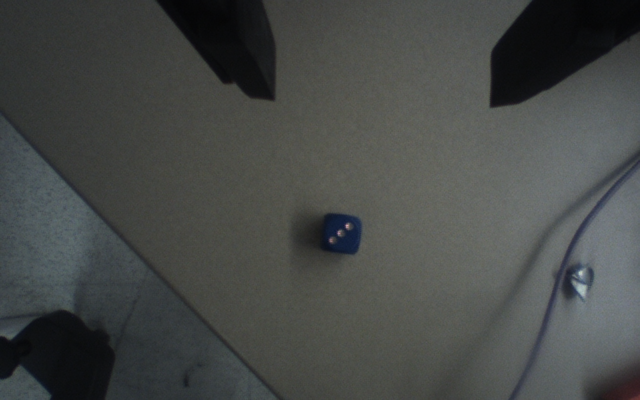
#> input picture test_cv/lib_image_seg/imgmid3.png, 640 x 400 px, found by its file name
$ python test3_find_object_in_middle.py   (Python 2 division)   (older library calls are emulated)
#> lines starting #> are read from the running program, lines starting #| are printed output that depends on the picture; after the words box and inside, x2 and y2 are one past the last pixel; in counts of white or black regions, pixels touching at a corner belong together
### test_cv/lib_image_seg/ourlib_cv2.py
#!/usr/bin/env python2
# -*- coding: utf-8 -*-

from PIL import Image
import cv2
import numpy as np
from lib_main import *
from random import random
import numpy
from matplotlib import pyplot as plt


# def labeled_img = color_seg(img0):
# def res_ellipse, res_rects = find_squares(labeled_img):
def calc_distance(x1,y1,x2,y2):
    return sqrt( (x1-x2)**2+(y1-y2)**2)


def extract_rect(rect):
    center_x=np.mean(rect[:,0])
    center_y=np.mean(rect[:,1])

    radius_x=calc_distance(rect[0,0],rect[0,1],rect[1,0],rect[1,1])
    radius_y=calc_distance(rect[1,0],rect[1,1],rect[2,0],rect[2,1])

    angle=np.arctan2(rect[1,1]-rect[0,1],rect[1,0]-rect[0,0] )
    return (center_x, center_y, radius_x, radius_y, angle)

# [149 lines left out: functions extract_ellipse, rander_color, pil2cv, cv2pil, get_labeled_image, equalize_image and 2 more, not called in this run]


# Input a mask, output the rectangular containing the mask.
# This also checks the property of the rectangular, to see if it's a real rect.
def find_square(mask_object,
        MIN_AREA=80,
        ERROR_HOW_SQUARE=0.3, # len/width
        ERROR_TOTAL_AREA=0.5, # total_area/(len*width)
        ERROR_TOTAL_AREA2=0.8, # total_area/(the logical "and" area of square and segmentation result)
    ):  #!!!!!!!!!!!!!!!!!
    # output
    flag_find=False
    ellipse=None
    rect=None

    # start
    mask_object=mask_object.astype(np.uint8)*255
    kernel = np.ones((5,5),np.uint8)
    mask_object = cv2.erode(mask_object, kernel, iterations = 1)
    mask_object = cv2.dilate(mask_object, kernel, iterations = 1)

    rows, cols=mask_object.shape[0:2]
    yx = numpy.dstack(numpy.nonzero(mask_object)).astype(numpy.int64)
    xy = numpy.roll(numpy.swapaxes(yx, 0, 1), 1, 2)

    cnt=0
    while cnt<1: # just for easier break
        cnt=cnt+1

        if len(xy) < MIN_AREA:  # Too small.
            break

        # get rectangular area
        USE_METHOD_1=False
        if USE_METHOD_1:
            # get ellipse
            ellipse = cv2.fitEllipse(xy) # ((42.13095474243164, 124.8644027709961), (16.14134407043457, 36.2296142578125), 18.161659240722656)
            center, axes, angle = ellipse
            # axes: the axes whole length, not half
            # center (x to right, y to down)
            rect_area = radius_x * radius_y
            rect = numpy.round(numpy.float64(
                        cv2.boxPoints(ellipse)
                    )).astype(numpy.int64)
        else:
            # method2: https://docs.opencv.org/3.1.0/dd/d49/tutorial_py_contour_features.html

            im2, contours, hierarchy = cv2.findContours(mask_object, 1, 2)
            rect = cv2.minAreaRect(contours[0])
            rect = cv2.boxPoints(rect)
            rect = np.int0(rect)

            (center_x, center_y, radius_x, radius_y, angle)=extract_rect(rect)
            rect_area = radius_x * radius_y

            # rect= [[ 29 140]
            # [ 40 105]
            # [ 55 110]
            # [ 44 145]]
            # print "rect=",rect
            # print "ellipse=",ellipse

        # C0: length == width
        if 1:
            if abs(radius_x / radius_y -1 )>=ERROR_HOW_SQUARE:
                break

        # C1: simple check total area
        if 1:
            if abs(rect_area / float(len(xy))-1) >= ERROR_TOTAL_AREA:
                break

        # C2: get the square and then check the area again
        if 1:
            mask_square=np.zeros((rows, cols), np.uint8)
            cv2.fillPoly(mask_square, [rect], 255)
            mask_square = mask_square==255
            # print mask_square

            tmp = np.logical_and(mask_object, mask_square )
            same_area = sum(sum( tmp ))
            tmp = np.logical_xor(mask_object, mask_square )
            not_same_area=sum(sum( tmp ))
            score_of_square = (same_area-not_same_area)/rect_area
            # print "score_of_square",score_of_square

            if abs(score_of_square - 1) >= ERROR_TOTAL_AREA2:
                break
        flag_find=True

    if flag_find==True:
        return rect
    else:
        return None


# This calls: equalize_image, color_seg, find_squares, to find all the squares(objects)
# [72 lines left out: functions find_all_objects, find_all_objects_then_draw, not called in this run]

# This function inputs the rectangular that object might be in,
#   and then use "grabcut" algorithm to find the extact mask of the object
def refine_image_mask(img0, rect, disextend=20):

    img=img0.copy()

    bgdModel = np.zeros((1,65),np.float64)
    fgdModel = np.zeros((1,65),np.float64)

    # print rect
    # rect=np.array(rect)
    minx=min(rect[:,0])
    maxx=max(rect[:,0])
    maxwidthx=maxx-minx

    miny=min(rect[:,1])
    maxy=max(rect[:,1])
    maxheighty=maxy-miny

    rectxywidth = (minx,miny,maxwidthx,maxheighty)
    # print "rectxywidth",rectxywidth

    mask = np.zeros(img.shape[:2],np.uint8)
    mask[miny-disextend:maxy+disextend,minx-disextend:maxx+disextend]=1
    img[mask==0,:]=[0,0,0]
    # plt.imshow(img),plt.colorbar(),plt.show()

    cv2.grabCut(img,mask,rectxywidth,bgdModel,fgdModel,10,cv2.GC_INIT_WITH_RECT)
    # cv2.grabCut(img,mask,None,bgdModel,fgdModel,5,cv2.GC_INIT_WITH_MASK)

    mask2 = np.where((mask==2)|(mask==0),0,1).astype('uint8')
    mask_3dim=mask2[:,:,np.newaxis]
    img_res = img*mask_3dim

    return mask_3dim[:,:,0], img_res


# This function uses the middle of the image as the rectangular (assume object in the middle),
#   and then calles function "refine_image_mask()" to obtain the object pos
def find_object_in_middle(img0, ratio_RADIUS_TO_CHECK=3, disextend=50):
    img=img0.copy()
    for i in range(2):
        if i==1:
            # print "trying HSV"
            img=cv2.cvtColor(img, cv2.COLOR_RGB2HSV)

        # --------------
        rows,cols=img.shape[:2]
        RADIUS_TO_CHECK=(rows/ratio_RADIUS_TO_CHECK)/2
        xmid=cols/2
        ymid=rows/2
        rect=[
            [xmid-RADIUS_TO_CHECK,ymid-RADIUS_TO_CHECK],
            [xmid+RADIUS_TO_CHECK,ymid-RADIUS_TO_CHECK],
            [xmid+RADIUS_TO_CHECK,ymid+RADIUS_TO_CHECK],
            [xmid-RADIUS_TO_CHECK,ymid+RADIUS_TO_CHECK],
        ]
        rect=np.array(rect)
        image_for_display_object=cv2.drawContours(img.copy(), [rect], 0, [0,1,0], 2)

        # plt.imshow(image_for_display_object),plt.colorbar(),plt.show()
        # print "the rect before grabcut, ", rect

        mask,img_res = refine_image_mask(img, rect, disextend=100)

        # print "the image after grabcut, "
        # plt.imshow(img_res),plt.colorbar(),plt.show()

        res_rect = find_square(mask)
        # print "the rect after grabcut and find_square, ", res_rect
        if res_rect is not None:
            break

    # If display or not
    if 0 and res_rect is not None:
        (center_x, center_y, radius_x, radius_y, angle)  = extract_rect(res_rect)
        image_for_display_object=cv2.drawContours(img, [res_rect], 0, [0,0,1], 2)
        plt.imshow(image_for_display_object),plt.colorbar(),plt.show()
    return mask, res_rect

# get the median color
# [24 lines left out: function get_color_median, not called in this run]

def crop_image(img0, rect):
    img=img0.copy()
    minx=max(0,min(rect[:,0]))
    maxx=min(img.shape[1]-1,max(rect[:,0]))
    miny=max(0,min(rect[:,1]))
    maxy=min(img.shape[0]-1,max(rect[:,1]))
    return img[miny:maxy, minx:maxx]

# [34 lines left out: functions create_blob_detector, detect_dots, not called in this run]

### test_cv/lib_image_seg/test3_find_object_in_middle.py

import numpy as np
import numpy
import sys
import cv2
import numpy
from scipy.ndimage import label
from matplotlib import pyplot as plt
from ourlib_cv2 import find_object_in_middle

import os, sys
CURRENT_PATH=os.path.join( os.path.dirname(__file__) )+"/"
if CURRENT_PATH[0]=="/":
    CURRENT_PATH="."+CURRENT_PATH
# sys.path.append(PACKAGE_PATH)
from ourlib_cv2 import *

if __name__=="__main__":

    filename = CURRENT_PATH+"/imgmid3.png"
    print filename
    img = cv2.imread(filename)
#> img is the input picture: shape (400, 640, 3); mean B, G, R 71.7, 73.5, 70.7
    # img= equalize_image(img)
    # plt.imshow(img),plt.colorbar(),plt.show()

    # detect object
    mask, rect = find_object_in_middle(img, ratio_RADIUS_TO_CHECK=3, disextend=50)
#> the loop in find_object_in_middle, `for i in range(2):` made 1 pass
#> res_rect on pass 1: [[358, 254], [317, 250], [321, 211], [362, 215]]
#> pass 1, in refine_image_mask, `img_res = img*mask_3dim`:
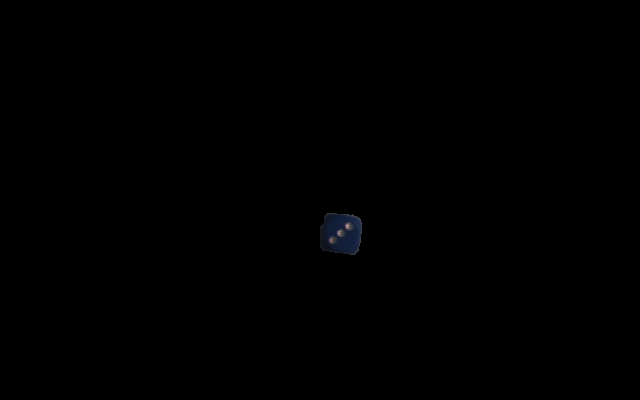
#> img_res: shape (400, 640, 3); mean B, G, R 0.3, 0.2, 0.2
#> pass 1, in find_object_in_middle, `mask,img_res = refine_image_mask(img, rect, disextend=100)`:
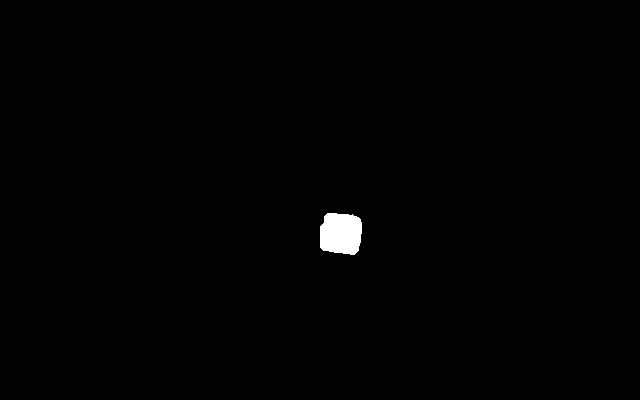
#> mask: shape (400, 640); values 0 (black) and 1 (white), 0.59% white; 1 white region, box (x1, y1, x2, y2) and area: (320, 213, 362, 255) 1520
#> rect = [[358, 254], [317, 250], [321, 211], [362, 215]]


    # mean_val = cv2.mean(img,mask = mask)
    # print "mean_val", mean_val

    def create_blob_detector(blob_min_area=12,
                         blob_min_int=0.0, blob_max_int=1.0, blob_th_step=5):
        params = cv2.SimpleBlobDetector_Params()
        params.filterByArea = True
        params.minArea = blob_min_area
        params.maxArea = 30
        params.filterByCircularity = False
        params.filterByColor = False
        params.filterByConvexity = False
        params.filterByInertia = False
        # blob detection only works with "uint8" images.
        params.minThreshold = int(blob_min_int*255)
        params.maxThreshold = int(blob_max_int*255)
        params.thresholdStep = blob_th_step
        ver = (cv2.__version__).split('.')
        if int(ver[0]) < 3:
            return cv2.SimpleBlobDetector(params)
        else:
            return cv2.SimpleBlobDetector_create(params)

    imgmask=img.copy()
    imgmask[mask==0]=0

    small = crop_image(imgmask, rect)
#> in crop_image, `minx=max(0,min(rect[:,0]))`: minx = 317
#> in crop_image, `maxx=min(img.shape[1]-1,max(rect[:,0]))`: maxx = 362
#> in crop_image, `miny=max(0,min(rect[:,1]))`: miny = 211
#> in crop_image, `maxy=min(img.shape[0]-1,max(rect[:,1]))`: maxy = 254
#> in crop_image, `return img[miny:maxy, minx:maxx]`:
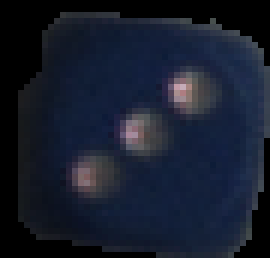
#> returned value: shape (43, 45, 3) (shown 6 times larger); mean of channels 0, 1, 2 44.4, 29.2, 23; drawn as B, G, R
    # small = equalize_image(small, filter_size=2)
    detector = create_blob_detector()
    keypoints = detector.detect(small)
#> keypoints = 3 keypoints; (x, y, size): (14, 29, 5.2), (30, 15, 4.8), (22, 22, 4.7)

    print "number of dots", len(keypoints)
#| number of dots 3

    # Draw detected blobs as red circles.
    # cv2.DRAW_MATCHES_FLAGS_DRAW_RICH_KEYPOINTS ensures the size of the circle corresponds to the size of blob
    im_with_keypoints = cv2.drawKeypoints(small, keypoints, np.array([]), (0,0,255), cv2.DRAW_MATCHES_FLAGS_DRAW_RICH_KEYPOINTS)
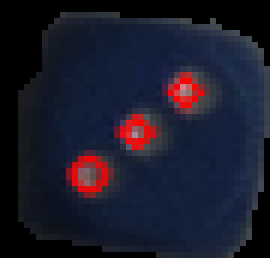
#> im_with_keypoints: shape (43, 45, 3) (shown 6 times larger); mean B, G, R 41.9, 27, 27.3

    # Show keypoints
    cv2.imshow("Keypoints", im_with_keypoints)
    cv2.waitKey(0)

    TRY_THRESHOLD=False
    if TRY_THRESHOLD:
        mean_color=get_color_median(img, mask, rect)
        print mean_color

        minx=min(rect[:,0])
        maxx=max(rect[:,0])
        miny=min(rect[:,1])
        maxy=max(rect[:,1])

        for i in range(miny,maxy):
            for j in range(minx,maxx):
                if mask[i,j]==0:
                    img[i,j]=mean_color
                cb.append(img[i,j,0])
                cg.append(img[i,j,1])
                cr.append(img[i,j,2])

        small=img[miny:maxy, minx:maxx]

        img[mask==0]=0
        plt.imshow(mask),plt.colorbar(),plt.show()


    TEST_SEG=False
    if TEST_SEG:

        labeled_img=color_seg(small,
            neighbor = 8,
            sigma = 0.5,
            K = 100.0,
            min_size = 10)
        colored_img=rander_color(labeled_img)
        plt.imshow(colored_img),plt.colorbar(),plt.show()


    # [17 lines of commented-out code are left out]

$ run again, with test_cv/lib_image_seg/imgmid1.png copied over test_cv/lib_image_seg/imgmid3.png
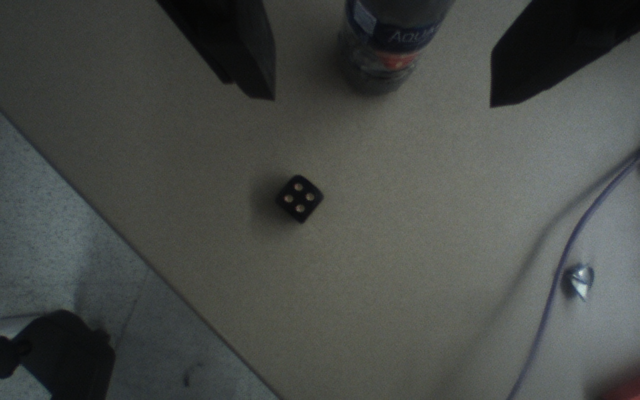
#> input picture test_cv/lib_image_seg/imgmid1.png, 640 x 400 px, found by its file name
#> img is the input picture: shape (400, 640, 3); mean B, G, R 72, 75.3, 72.5
#> the loop in find_object_in_middle, `for i in range(2):` made 2 passes
#> res_rect on pass 2: [[300, 224], [271, 200], [296, 170], [325, 194]]
#> pass 1, in find_object_in_middle, `mask,img_res = refine_image_mask(img, rect, disextend=100)`:
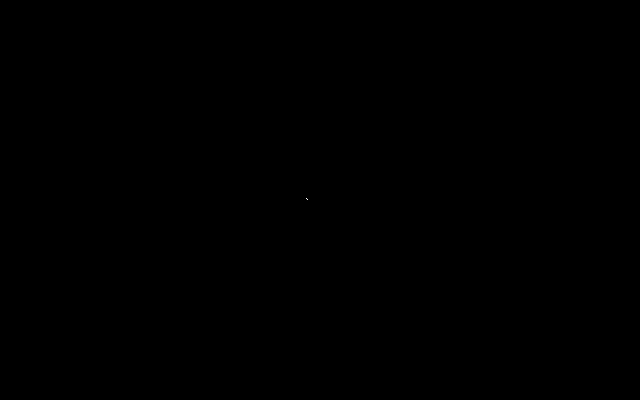
#> mask: shape (400, 640); values 0 (black) and 1 (white), 0% white in thin lines or dots, all inside (x1, y1, x2, y2) = (306, 198, 308, 200)
#> `mask, rect = find_object_in_middle(img, ratio_RADIUS_TO_CHECK=3, disex..`: rect = [[300, 224], [271, 200], [296, 170], [325, 194]]
#> in crop_image, `minx=max(0,min(rect[:,0]))`: minx = 271
#> in crop_image, `maxx=min(img.shape[1]-1,max(rect[:,0]))`: maxx = 325
#> in crop_image, `miny=max(0,min(rect[:,1]))`: miny = 170
#> in crop_image, `maxy=min(img.shape[0]-1,max(rect[:,1]))`: maxy = 224
#> keypoints = 4 keypoints; (x, y, size): (38, 27, 6), (17, 29, 5.7), (27, 17, 5.4), (29, 36, 5.2)
#| number of dots 4
#> `im_with_keypoints = cv2.drawKeypoints(small, keypoints, np.array([]), ..`:
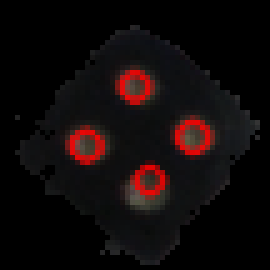
#> im_with_keypoints: shape (54, 54, 3) (shown 5 times larger); mean B, G, R 9.9, 9.8, 17.2
